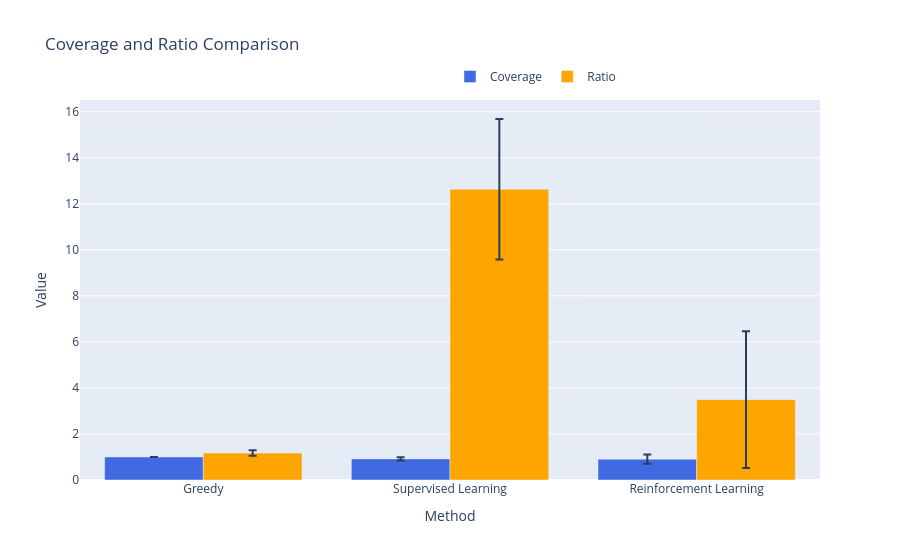

This figure's notebook cell:
### Code cell
import plotly.graph_objects as go

fig = go.Figure()

# Coverage bar
fig.add_trace(go.Bar(
    x=unified_df['Method'],
    y=unified_df['Coverage Mean'],
    name='Coverage',
    error_y=dict(
        type='data',
        array=unified_df['Coverage Std'],
        visible=True
    ),
    marker_color='royalblue',
    offsetgroup=0,
))

# Ratio bar
fig.add_trace(go.Bar(
    x=unified_df['Method'],
    y=unified_df['Ratio Mean'],
    name='Ratio',
    error_y=dict(
        type='data',
        array=unified_df['Ratio Std'],
        visible=True
    ),
    marker_color='orange',
    offsetgroup=1,
))

fig.update_layout(
    title='Coverage and Ratio Comparison',
    xaxis=dict(title='Method'),
    yaxis=dict(title='Value'),
    barmode='group',
    legend=dict(x=0.5, y=1.1, orientation='h')
)

fig.show()

### Figure 1 — Plotly figure (JSON) as saved in the notebook; plotly's stock layout.template omitted (floating-point values rounded to 4 significant figures)
{"data": [{"error_y": {"array": [0.0, 0.07, 0.1992], "type": "data", "visible": true}, "marker": {"color": "royalblue"}, "name": "Coverage", "offsetgroup": "0", "type": "bar", "x": ["Greedy", "Supervised Learning", "Reinforcement Learning"], "y": [1.0, 0.9167, 0.9057]}, {"error_y": {"array": [0.1239, 3.05, 2.966], "type": "data", "visible": true}, "marker": {"color": "orange"}, "name": "Ratio", "offsetgroup": "1", "type": "bar", "x": ["Greedy", "Supervised Learning", "Reinforcement Learning"], "y": [1.172, 12.63, 3.491]}], "layout": {"barmode": "group", "legend": {"orientation": "h", "x": 0.5, "y": 1.1}, "title": {"text": "Coverage and Ratio Comparison"}, "xaxis": {"title": {"text": "Method"}}, "yaxis": {"title": {"text": "Value"}}}}
